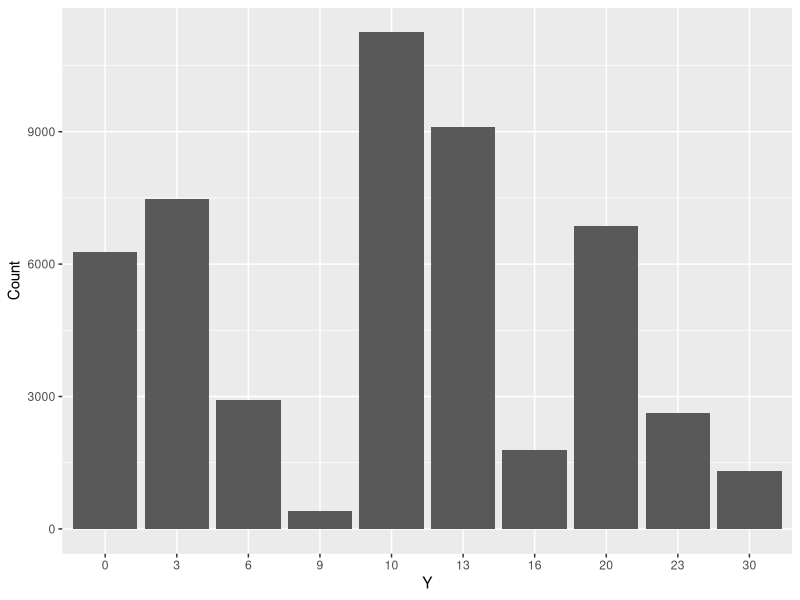
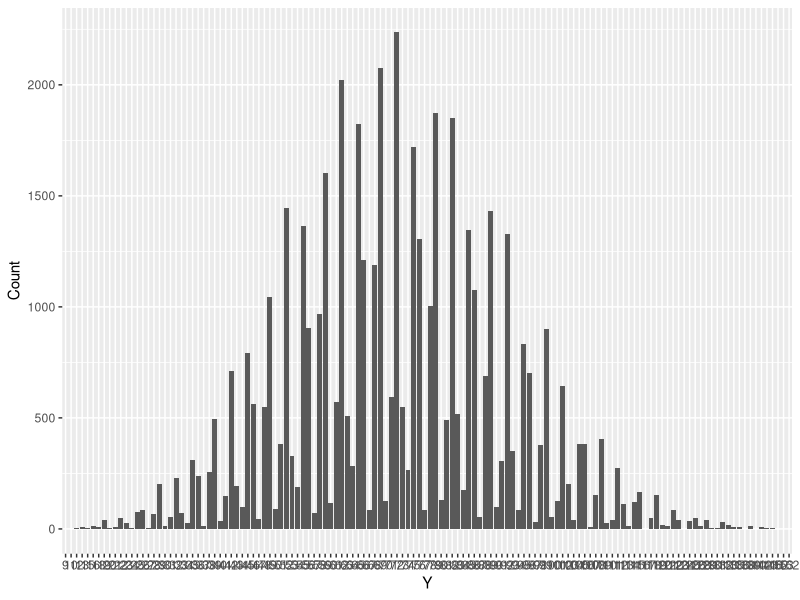
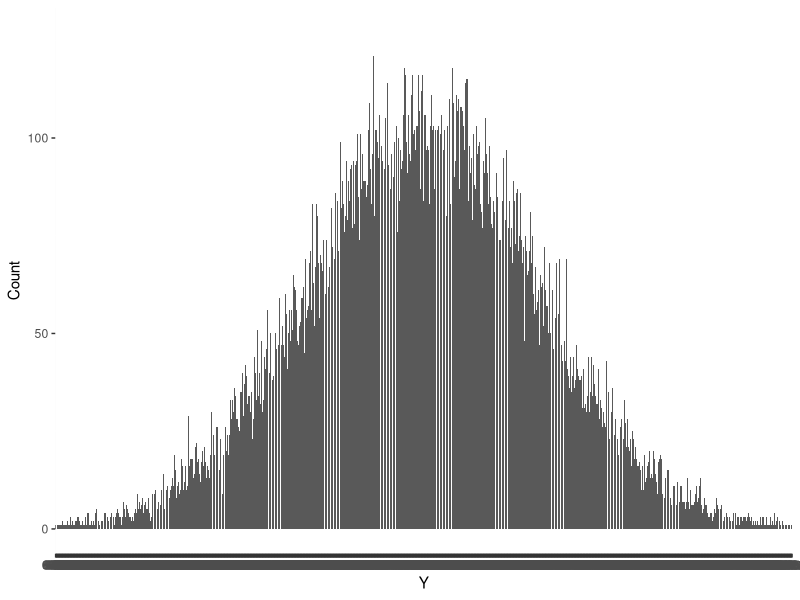

Recreate these plots in R, in order.
## ---- chunk 1
knitr::opts_chunk$set(echo = TRUE)
## ---- chunk 2
library(tidyverse)
## ---- chunk 3
random_variables <- c(0, 3, 10)
sample_Xi <- rmultinom(50000, 3, prob = c(0.5, 0.2, 0.3))
sample_Yi <- random_variables %*% sample_Xi
sample_Yi <- table(sample_Yi)
#sample_Yi <- t(sample_Yi)

sample_Yi <- data.frame(sample_Yi)


#colnames(sample_Yi) <- 'Y'
sample_Yi %>% head(10)

## ---- chunk 4

sample_Yi %>% ggplot(aes(x = sample_Yi, y = Freq)) + ylab("Count") + xlab("Y") + geom_bar(stat = 'identity')
#sample_Yi %>% ggplot(aes(x = sample_Yi, y = Freq)) + ylab("Count") + xlab("Y") + geom_col()

#sample_Yi %>% ggplot(aes(x = Y)) + ylab("Count") + xlab("Y") + geom_bar()


## ---- chunk 5
big_sample_Xi <- rmultinom(50000, 20, prob = c(0.5, 0.2, 0.3))
big_sample_Yi <- random_variables %*% big_sample_Xi
big_sample_Yi <- table(big_sample_Yi)

big_sample_Yi <- data.frame(big_sample_Yi)
big_sample_Yi %>% head(10)

#big_sample_Yi %>% ggplot(aes(x = big_sample_Yi)) + ylab("Count") + xlab("Y") + geom_bar()
big_sample_Yi %>% ggplot(aes(x = big_sample_Yi, y = Freq)) + ylab("Count") + xlab("Y") + geom_col()

## ---- chunk 6
bigbig_sample_Xi <- rmultinom(50000, 2000, prob = c(0.5, 0.2, 0.3))
bigbig_sample_Yi <- random_variables %*% bigbig_sample_Xi
bigbig_sample_Yi <- table(bigbig_sample_Yi)

bigbig_sample_Yi <- data.frame(bigbig_sample_Yi)
bigbig_sample_Yi %>% head(10)

bigbig_sample_Yi %>% ggplot(aes(x = bigbig_sample_Yi, y = Freq)) + ylab("Count") + xlab("Y") + geom_col()

